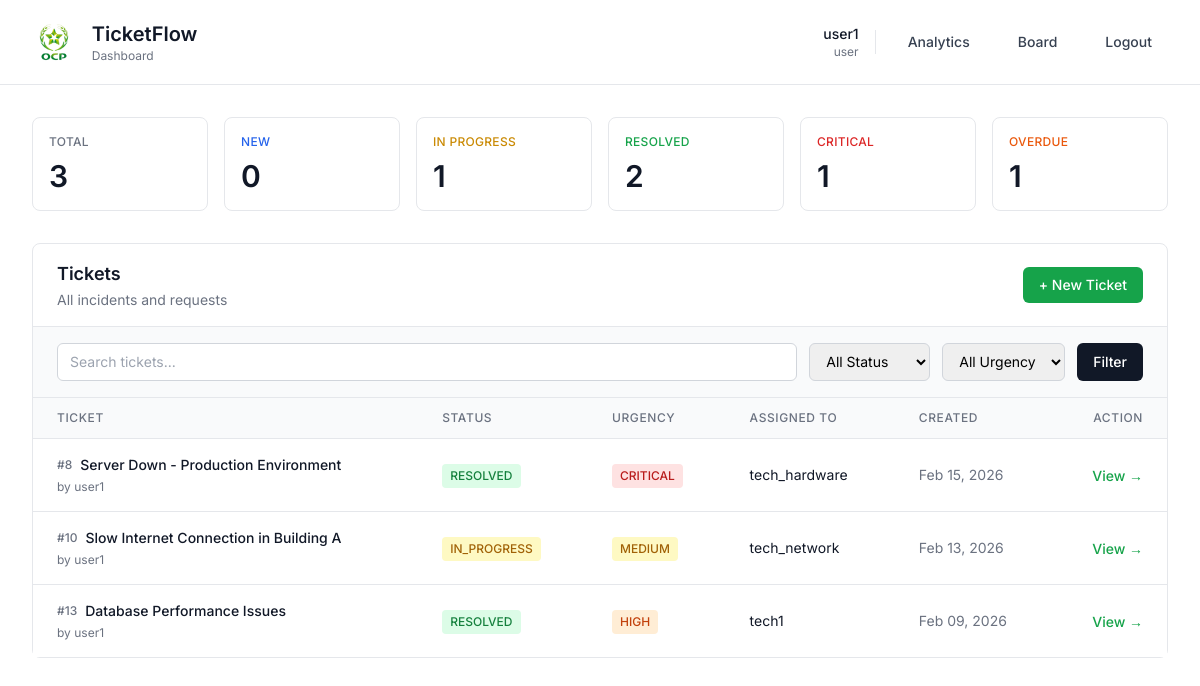
The app's page / (signed in) with its own data.
### users/models.py (models this page shows, shortened)
class User(AbstractUser):
    ROLE_CHOICES = (
        ("user", "Utilisateur"),
        ("technician", "Technicien"),
        ("admin", "Administrateur"),
    )
    role = models.CharField(max_length=20, choices=ROLE_CHOICES, default="user")
    speciality = models.CharField(max_length=80, blank=True, null=True)

### tickets/models.py (models this page shows, shortened)
class Ticket(models.Model):
    STATUS_CHOICES = (
        ("NEW", "New"),
        ("IN_PROGRESS", "In Progress"),
        ("RESOLVED", "Resolved"),
        ("CLOSED", "Closed"),
    )
    URGENCY_CHOICES = (
        ("LOW", "Low"),
        ("MEDIUM", "Medium"),
        ("HIGH", "High"),
        ("CRITICAL", "Critical"),
    )
    CATEGORY_CHOICES = (
        ("HARDWARE", "Hardware"),
        ("SOFTWARE", "Software"),
        ("NETWORK", "Network"),
        ("ACCESS", "Access & Permissions"),
        ("EMAIL", "Email"),
        ("OTHER", "Other"),
    )
    title = models.CharField(max_length=150)
    description = models.TextField()
    category = models.CharField(
        max_length=30, choices=CATEGORY_CHOICES, default="OTHER")
    status = models.CharField(
        max_length=20, choices=STATUS_CHOICES, default="NEW")
    urgency = models.CharField(
        max_length=20, choices=URGENCY_CHOICES, default="MEDIUM")
    created_by = models.ForeignKey(
        settings.AUTH_USER_MODEL,
        on_delete=models.CASCADE,
        related_name="tickets_created"
    )
    assigned_to = models.ForeignKey(
        settings.AUTH_USER_MODEL,
        on_delete=models.SET_NULL,
        null=True,
        blank=True,
        related_name="tickets_assigned"
    )
    created_at = models.DateTimeField(auto_now_add=True)
    updated_at = models.DateTimeField(auto_now=True)
    resolved_at = models.DateTimeField(null=True, blank=True)
    closed_at = models.DateTimeField(null=True, blank=True)
    sla_response_time = models.IntegerField(
        null=True, blank=True)  # Time until first response
    sla_resolution_time = models.IntegerField(
        null=True, blank=True)  # Time until resolved
    @property
    def age_in_hours(self):
        delta = timezone.now() - self.created_at
        return round(delta.total_seconds() / 3600, 2)
    @property
    def is_overdue(self):
        if self.status in ["RESOLVED", "CLOSED"]:
            return False
        sla_hours = {
            "CRITICAL": 4,
            "HIGH": 24,
            "MEDIUM": 72,
            "LOW": 168,
        }
        max_hours = sla_hours.get(self.urgency, 72)
        return self.age_in_hours > max_hours

### tickets/views.py (the view)
# urls.py: path("", views.dashboard, name="dashboard"),
@login_required
def dashboard(request):
    u = request.user
    tickets = Ticket.objects.all()
    if u.role == "technician":
        tickets = tickets.filter(assigned_to=u)
    elif u.role == "user":
        tickets = tickets.filter(created_by=u)
    status = request.GET.get("status")
    urgency = request.GET.get("urgency")
    search = request.GET.get("search")
    if status:
        tickets = tickets.filter(status=status)
    if urgency:
        tickets = tickets.filter(urgency=urgency)
    if search:
        tickets = tickets.filter(title__icontains=search)
    tickets_list = tickets.order_by("-created_at")
    all_tickets = Ticket.objects.all()
    if u.role == "technician":
        all_tickets = all_tickets.filter(assigned_to=u)
    elif u.role == "user":
        all_tickets = all_tickets.filter(created_by=u)
    summary = {
        'total': all_tickets.count(),
        'new': all_tickets.filter(status="NEW").count(),
        'in_progress': all_tickets.filter(status="IN_PROGRESS").count(),
        'resolved': all_tickets.filter(status="RESOLVED").count(),
        'critical': all_tickets.filter(urgency="CRITICAL").count(),
        'overdue': sum(1 for t in all_tickets.filter(status__in=["NEW", "IN_PROGRESS"]) if t.is_overdue),
    }
    return render(request, "tickets/dashboard.html", {
        "tickets": tickets_list,
        "status": status,
        "urgency": urgency,
        "search": search,
        "summary": summary,
    })

### templates/tickets/dashboard.html (shortened to what this page needs)
{% load static %}
<!doctype html>
<html lang="en">
<head>
  <script src="https://cdn.tailwindcss.com"></script>
</head>
<body class="min-h-screen bg-white">
  <header class="bg-white border-b border-gray-200">
    <div class="max-w-7xl mx-auto px-8 py-5">
      <div class="flex items-center justify-between">
        <div class="flex items-center gap-4">
          <img src="{% static 'images/image-1.png' %}" alt="TicketFlow" class="h-10 w-auto" />
          <div>
            <h1 class="text-xl font-semibold text-gray-900">TicketFlow</h1>
            <p class="text-xs text-gray-500">Dashboard</p>
          </div>
        </div>
        <div class="flex items-center gap-4">
          <div class="text-right hidden md:block">
            <div class="text-sm font-medium text-gray-900">{{ request.user.username }}</div>
            <div class="text-xs text-gray-500">{{ request.user.role }}</div>
          </div>
          <a href="{% url 'analytics' %}"
             class="px-4 py-2 text-sm font-medium text-gray-700 hover:text-gray-900 transition-colors">
            Analytics
          </a>
          <a href="{% url 'board' %}"
             class="px-4 py-2 text-sm font-medium text-gray-700 hover:text-gray-900 transition-colors">
            Board
          </a>
          <a href="{% url 'logout' %}"
             class="px-4 py-2 text-sm font-medium text-gray-700 hover:text-gray-900 transition-colors">
            Logout
          </a>
        </div>
      </div>
    </div>
  </header>
  <main class="max-w-7xl mx-auto px-8 py-8">
    <div class="grid grid-cols-2 md:grid-cols-3 lg:grid-cols-6 gap-4 mb-8">
      <div class="stat-card bg-white border border-gray-200 rounded-lg p-4">
        <div class="text-xs font-medium text-gray-500 uppercase tracking-wide mb-2">Total</div>
        <div class="text-3xl font-semibold text-gray-900">{{ summary.total }}</div>
      </div>
      <div class="stat-card bg-white border border-gray-200 rounded-lg p-4">
        <div class="text-xs font-medium text-blue-600 uppercase tracking-wide mb-2">New</div>
        <div class="text-3xl font-semibold text-gray-900">{{ summary.new }}</div>
      </div>
      <div class="stat-card bg-white border border-gray-200 rounded-lg p-4">
        <div class="text-xs font-medium text-yellow-600 uppercase tracking-wide mb-2">In Progress</div>
        <div class="text-3xl font-semibold text-gray-900">{{ summary.in_progress }}</div>
      </div>
      <div class="stat-card bg-white border border-gray-200 rounded-lg p-4">
        <div class="text-xs font-medium text-green-600 uppercase tracking-wide mb-2">Resolved</div>
        <div class="text-3xl font-semibold text-gray-900">{{ summary.resolved }}</div>
      </div>
      <div class="stat-card bg-white border border-gray-200 rounded-lg p-4">
        <div class="text-xs font-medium text-red-600 uppercase tracking-wide mb-2">Critical</div>
        <div class="text-3xl font-semibold text-gray-900">{{ summary.critical }}</div>
      </div>
      <div class="stat-card bg-white border border-gray-200 rounded-lg p-4">
        <div class="text-xs font-medium text-orange-600 uppercase tracking-wide mb-2">Overdue</div>
        <div class="text-3xl font-semibold text-gray-900">{{ summary.overdue }}</div>
      </div>
    </div>
    <div class="bg-white border border-gray-200 rounded-lg">
      <div class="flex items-center justify-between px-6 py-4 border-b border-gray-200">
        <div>
          <h2 class="text-lg font-semibold text-gray-900">Tickets</h2>
          <p class="text-sm text-gray-500 mt-0.5">All incidents and requests</p>
        </div>
        {% if request.user.role != "technician" %}
          <a href="{% url 'ticket_create' %}"
             class="px-4 py-2 bg-green-600 hover:bg-green-700 text-white text-sm font-medium rounded-md transition-colors">
            + New Ticket
          </a>
        {% endif %}
      </div>
      <form class="flex flex-wrap gap-3 px-6 py-4 bg-gray-50 border-b border-gray-200" method="GET">
        <input name="search" value="{{ search|default:'' }}"
               placeholder="Search tickets..."
               class="flex-1 min-w-[200px] px-3 py-2 text-sm border border-gray-300 rounded-md focus:outline-none focus:ring-2 focus:ring-green-500 focus:border-transparent" />
        <select name="status" class="px-3 py-2 text-sm border border-gray-300 rounded-md focus:outline-none focus:ring-2 focus:ring-green-500 focus:border-transparent">
          <option value="">All Status</option>
        </select>
        <select name="urgency" class="px-3 py-2 text-sm border border-gray-300 rounded-md focus:outline-none focus:ring-2 focus:ring-green-500 focus:border-transparent">
          <option value="">All Urgency</option>
        </select>
        <button class="px-4 py-2 bg-gray-900 hover:bg-gray-800 text-white text-sm font-medium rounded-md transition-colors">
          Filter
        </button>
      </form>
      <div class="overflow-x-auto">
        {% if tickets %}
          <table class="w-full">
            <thead class="bg-gray-50 border-b border-gray-200">
              <tr>
                <th class="px-6 py-3 text-left text-xs font-medium text-gray-500 uppercase tracking-wider">Ticket</th>
                <th class="px-6 py-3 text-left text-xs font-medium text-gray-500 uppercase tracking-wider">Status</th>
                <th class="px-6 py-3 text-left text-xs font-medium text-gray-500 uppercase tracking-wider">Urgency</th>
                <th class="px-6 py-3 text-left text-xs font-medium text-gray-500 uppercase tracking-wider">Assigned To</th>
                <th class="px-6 py-3 text-left text-xs font-medium text-gray-500 uppercase tracking-wider">Created</th>
                <th class="px-6 py-3 text-right text-xs font-medium text-gray-500 uppercase tracking-wider">Action</th>
              </tr>
            </thead>
            <tbody class="bg-white divide-y divide-gray-200">
              {% for t in tickets %}
                <tr class="hover:bg-gray-50 transition-colors ticket-row fade-in">
                  <td class="px-6 py-4">
                    <div class="flex items-center">
                      <span class="text-xs font-medium text-gray-500 mr-2">#{{ t.id }}</span>
                      <span class="text-sm font-medium text-gray-900">{{ t.title }}</span>
                    </div>
                    <div class="text-xs text-gray-500 mt-1">by {{ t.created_by.username }}</div>
                  </td>
                  <td class="px-6 py-4">
                    <span class="inline-flex px-2 py-1 text-xs font-medium rounded {% if t.status == 'NEW' %}bg-blue-100 text-blue-700{% elif t.status == 'IN_PROGRESS' %}bg-yellow-100 text-yellow-700{% elif t.status == 'RESOLVED' %}bg-green-100 text-green-700{% else %}bg-gray-100 text-gray-700{% endif %}">
                      {{ t.status }}
                    </span>
                  </td>
                  <td class="px-6 py-4">
                    <span class="inline-flex px-2 py-1 text-xs font-medium rounded {% if t.urgency == 'CRITICAL' %}bg-red-100 text-red-700{% elif t.urgency == 'HIGH' %}bg-orange-100 text-orange-700{% elif t.urgency == 'MEDIUM' %}bg-yellow-100 text-yellow-700{% else %}bg-gray-100 text-gray-700{% endif %}">
                      {{ t.urgency }}
                    </span>
                  </td>
                  <td class="px-6 py-4 text-sm text-gray-900">
                    {% if t.assigned_to %}{{ t.assigned_to.username }}{% else %}<span class="text-gray-400">Unassigned</span>{% endif %}
                  </td>
                  <td class="px-6 py-4 text-sm text-gray-500">
                    {{ t.created_at|date:"M d, Y" }}
                  </td>
                  <td class="px-6 py-4 text-right">
                    <a href="{% url 'ticket_detail' t.id %}" class="text-sm font-medium text-green-600 hover:text-green-700">
                      View →
                    </a>
                  </td>
                </tr>
              {% endfor %}
            </tbody>
          </table>
        {% else %}
          <div class="px-6 py-12 text-center">
            <p class="text-sm text-gray-500">No tickets found</p>
          </div>
        {% endif %}
      </div>
    </div>
  </main>
</body>
</html>

### templates/tickets/dashboard.html (style rules this page uses)
* { font-family: 'Inter', sans-serif; margin: 0; padding: 0; box-sizing: border-box; }
.fade-in { animation: fadeIn 0.3s ease-in; }
.stat-card { transition: all 0.2s ease; }

### records on screen
User: user.username "user1", user.role "user"
Ticket: id "8", title "Server Down - Production Environment", created_by.username "user1", status "RESOLVED", urgency "CRITICAL", assigned_to.username "tech_hardware", created_at "Feb 15, 2026"
Ticket: id "10", title "Slow Internet Connection in Building A", created_by.username "user1", status "IN_PROGRESS", urgency "MEDIUM", assigned_to.username "tech_network", created_at "Feb 13, 2026"
Ticket: id "13", title "Database Performance Issues", created_by.username "user1", status "RESOLVED", urgency "HIGH", assigned_to.username "tech1", created_at "Feb 09, 2026"

### other values on screen
{{ summary.total }} "3"
{{ summary.new }} "0"
{{ summary.in_progress }} "1"
{{ summary.resolved }} "2"
{{ summary.critical }} "1"
{{ summary.overdue }} "1"
